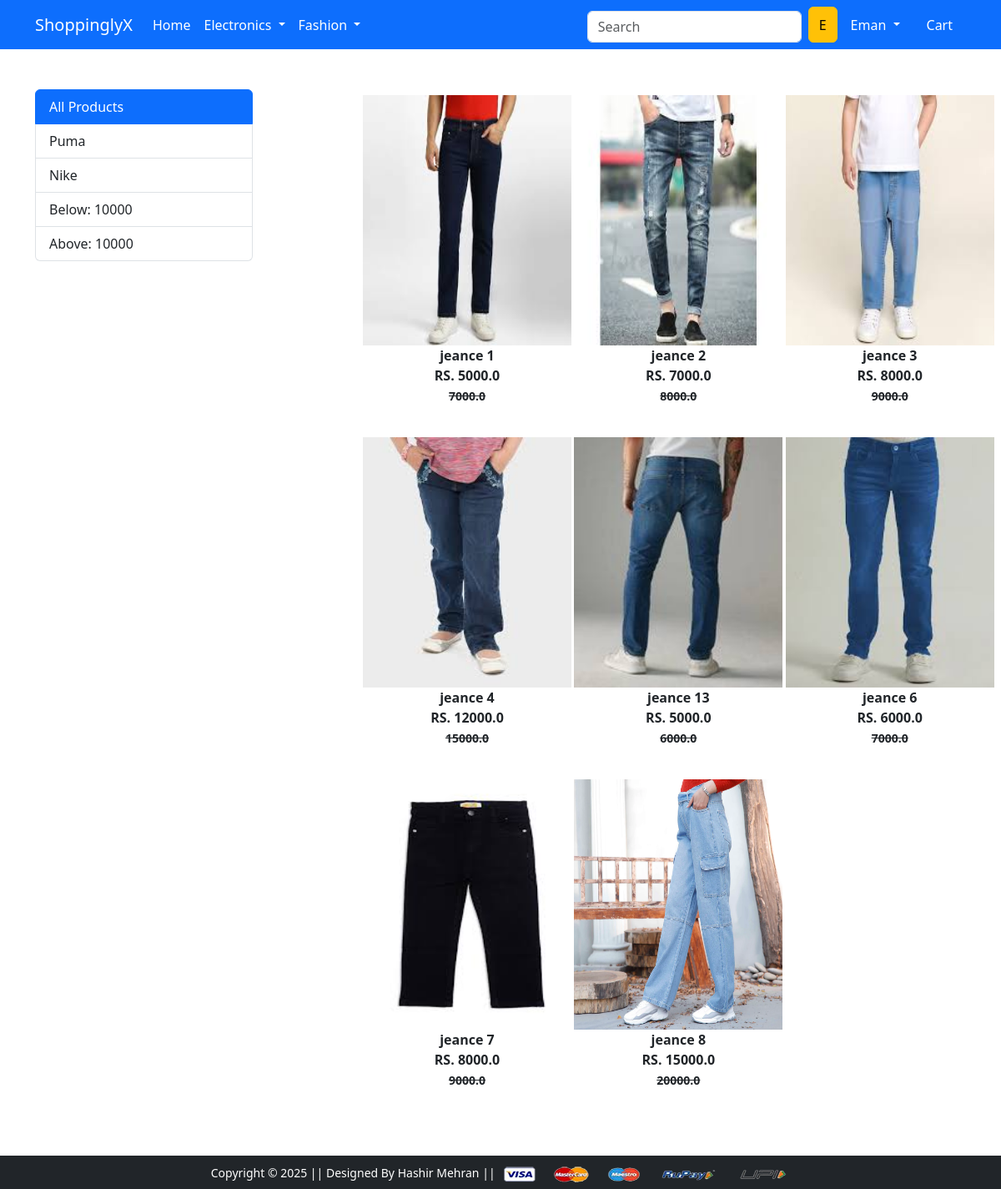
The app's page /bottom/ (signed in) with its own data.
### app/models.py (models this page shows, shortened)
class Product(models.Model):
    title            = models.CharField(max_length=100)
    selling_price    = models.FloatField()
    discounted_price = models.FloatField()
    description      = models.TextField()
    brand            = models.CharField(max_length=100)
    category         = models.CharField(choices=CATEGORY_CHOICES, max_length=2)
    product_image    = models.ImageField(upload_to='productimg')

### app/views.py (the view)
# urls.py: path('bottom/', views.bottom, name='bottom'),
@login_required
def bottom(request, data=None):
    if data == None:
        bottoms = Product.objects.filter(category='BW')
    elif data == 'below':
        bottoms = Product.objects.filter(category='BW').filter(discounted_price__lt=10000)
    elif data == 'above':
        bottoms = Product.objects.filter(category='BW').filter(discounted_price__gt=10000)
    elif data == 'Puma' or data == 'Nike':
        bottoms = Product.objects.filter(category='BW').filter(brand=data)
    return render(request, 'app/bottom.html', {'bottoms': bottoms})

### app/context_processors.py (called while the page is built)
def cart_item_count(request):
    cart_count = 0
    if request.user.is_authenticated:
        cart_count = Cart.objects.filter(user=request.user).count()  # Count items in the cart
    return {'cart_item_count': cart_count}

### app/templates/app/bottom.html (shortened to what this page needs)
{% extends 'app/base.html' %}
{% load static %}
{% block main-content %}
<div class="container my-5">
 <div class="row">
  <div class="col-sm-3">
   <div class="list-group">
    <a href="{% url 'bottom' %}" class="list-group-item list-group-item-action active" aria-current="true">All Products</a>
    <a href="{% url 'bottomdata' 'Puma' %}" class="list-group-item list-group-item-action" aria-current="true">Puma</a>
    <a href="{% url 'bottomdata' 'Nike' %}" class="list-group-item list-group-item-action" aria-current="true">Nike</a>
    <a href="{% url 'bottomdata' 'below' %}" class="list-group-item list-group-item-action" aria-current="true">Below: 10000</a>
    <a href="{% url 'bottomdata' 'above' %}" class="list-group-item list-group-item-action" aria-current="true">Above: 10000</a>
   </div>
  </div>
  <div class="col-sm-8 offset-sm-1">
   <div class="row">
    {% for product in bottoms %}
    <div class="col-sm-4 text-center mb-4">
      <a href="{% url 'product-detail' product.id %}" class="btn">
        <div class="item">
            <img src="{{ product.product_image.url }}" alt="" height="300px" width="250px">
            <div class="fw-bold">{{ product.title }}</div>
            <div class="fw-bold">RS. {{ product.discounted_price }}</div>
            <small class="fw-bold text-decoration-line-through">{{ product.selling_price }}</small>
        </div>
      </a>
    </div>
    {% endfor %}
   </div>
  </div>
 </div>
</div>
{% endblock main-content %}

### app/templates/app/base.html (shortened to what this page needs)
<!doctype html>
{% load static %}
<html lang="en">
  <head>
    <link href="https://cdn.jsdelivr.net/npm/bootstrap@5.0.0-beta1/dist/css/bootstrap.min.css" rel="stylesheet">
    <link href="https://cdn.jsdelivr.net/npm/bootstrap@5.3.0-alpha1/dist/css/bootstrap.min.css" rel="stylesheet" />
    <link rel="stylesheet" href="{% static 'app/css/owl.carousel.min.css' %}">
    <link rel="stylesheet" href="{% static 'app/css/all.min.css' %}">
    <link rel="stylesheet" href="{% static 'app/css/style.css' %}">
  </head>
  <body>
    <nav class="navbar navbar-expand-lg navbar-dark bg-primary">
     <div class="container">
       <a class="navbar-brand" href="/">ShoppinglyX</a>
       <div class="collapse navbar-collapse" id="navbarSupportedContent">
         <ul class="navbar-nav me-auto mb-2 mb-lg-0">
           <li class="nav-item">
             <a class="nav-link active" aria-current="page" href="/">Home</a>
           </li>
           <li class="nav-item dropdown">
             <a class="nav-link dropdown-toggle text-white" href="#" id="electronicsDropdown" role="button" data-bs-toggle="dropdown" aria-expanded="false">
               Electronics
             </a>
           </li>
           <li class="nav-item dropdown">
             <a class="nav-link dropdown-toggle text-white" href="#" id="fashionDropdown" role="button" data-bs-toggle="dropdown" aria-expanded="false">
               Fashion
             </a>
           </li>
         </ul>
         <form class="d-flex">
           <input class="form-control me-2" type="search" placeholder="Search" aria-label="Search">
           <button class="btn btn-warning" type="submit">
            {{ request.user.username|slice:":1"|capfirst }}
        </button>
         </form>
         <div>
          <ul class="navbar-nav me-auto mb-2 mb-lg-0">
            {% if request.user.is_authenticated %}
           <li class="nav-item dropdown mx-2">
              <a class="nav-link dropdown-toggle text-white" href="#" id="profileDropdown" role="button" data-bs-toggle="dropdown" aria-expanded="false">
                {{request.user.username|capfirst}}
              </a>
            </li>
            <li class="nav-item mx-2">
              <a href="{% url 'showcart' %}" class="nav-link text-white">
                  Cart
              </a>
          </li>
          {% endif %}
          </ul>
         </div>
       </div>
     </div>
    </nav>
    {% block main-content %} {% endblock main-content %}
    <footer class="container-fluid bg-dark text-center p-2 mt-5">
        <small class="text-white">Copyright &copy; 2025 || Designed By Hashir Mehran || </small>
        <img src="{% static 'app/images/payment.png' %}" alt="" srcset="" class="img-fluid" height="2px">
    </footer>
  </body>
</html>

### app/templates/app/base.html (style rules this page uses)
form input, form select, form textarea { width: 100%; padding: 10px; margin-top: 5px; box-sizing: border-box; }

### records on screen
Product: product_image (picture), title "jeance 1", discounted_price "5000.0", selling_price "7000.0"
Product: product_image (picture), title "jeance 2", discounted_price "7000.0", selling_price "8000.0"
Product: product_image (picture), title "jeance 3", discounted_price "8000.0", selling_price "9000.0"
Product: product_image (picture), title "jeance 4", discounted_price "12000.0", selling_price "15000.0"
Product: product_image (picture), title "jeance 13", discounted_price "5000.0", selling_price "6000.0"
Product: product_image (picture), title "jeance 6", discounted_price "6000.0", selling_price "7000.0"
Product: product_image (picture), title "jeance 7", discounted_price "8000.0", selling_price "9000.0"
Product: product_image (picture), title "jeance 8", discounted_price "15000.0", selling_price "20000.0"

### other values on screen
{{ request.user.username|slice:":1"|capfirst }} "E"
{{ request.user.username|capfirst }} "Eman"
